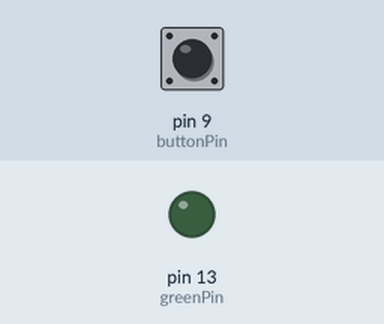
The sketch below on a simulated Arduino Uno, built with avr-gcc and run on an emulated ATmega328P. Parts: output pins drawn as LEDs (lit = HIGH). The inputs (shaded band) are chosen by the test bench; at power-on: pin 9 (buttonPin) HIGH.

Above: at 1.2 s.
1.3 s: pin 9 (buttonPin) pulled LOW for 0.15 s
At 2.2 s:
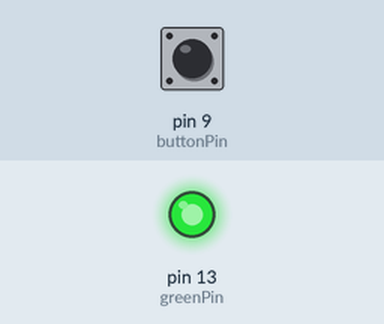
2.9 s: pin 9 (buttonPin) pulled LOW for 1 s
At 4.4 s:
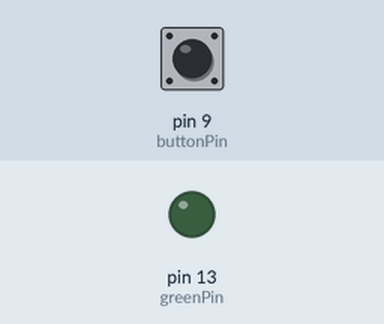
Timing chart, 0 to 5.9 s (numbered marks = the images above; inputs shaded):
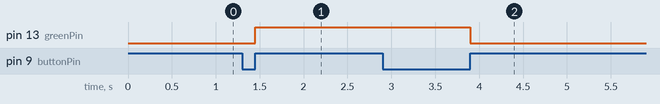

The sketch:

Interrupt.ino
```cpp
/*
 * Interrupt.ino - this sketch demonstrates how to implement a "virtual" interrupt using
 * the technique of "single step" to avoid heavy duty cycles within the loop function.
 * https://stackoverflow.com/questions/13583419/arduino-interrupt-alternatives
 *
 */


int maxPwm = 128;   // max pwm amount
int myPwm = 0;      // current pwm value
int phase = 1;      // current beat phase
int greenPin = 13;  // output led pin
int buttonPin = 9;  // input button pin
int buttonFlag = 1; // button flag for debounce

int myDir[] = {0,1,-1,1,-1}; // direction of heartbeat loop
int myDelay[] = {0,500,1000,500,3000}; // delay in microseconds of a single step

void setup()
{
   pinMode(buttonPin, INPUT); // enable button pin for input
   // it's not necessary to enable the analog output
}

void loop()
{
   if(phase>0) heartbeat(); // if phase 1 to 4 beat, else steady
   buttonRead(); // test if button has been pressed
}

// heartbeat function - each time is executed, it advances only one step
// phase 1: the led is given more and more voltage till myPwm equals to maxPwm
// phase 2: the led is given less and less voltage till myPwm equals to zero
// phase 3: the led is given more and more voltage till myPwm equals to maxPwm
// phase 4: the led is given less and less voltage till myPwm equals to zero
void heartbeat()
{
   myPwm += myDir[phase];
   analogWrite(greenPin, myPwm);
   delayMicroseconds(myDelay[phase]);
   if(myPwm==maxPwm||myPwm==0) phase = (phase%4)+1;
}

// buttonRead function - tests if the button is pressed;
// if so, forces phase 0 (no beat) and enlightens the led to the maximum pwm
// and remains in "inoperative" state till the button is released
void buttonRead()
{
   if(digitalRead(buttonPin)!=buttonFlag)   // if button status changes (pressed os released)
   {
      buttonFlag = 1 - buttonFlag; // toggle button flag value
      if(buttonFlag) // if pressed, toggle between "beat" status and "steady" status
      {
         if(phase) myPwm = maxPwm; else myPwm = 0;
         phase = phase==0;
         analogWrite(greenPin, myPwm);
      }
   }
}
```

Measured:
- after the input at 1.3 s, pin 13 (greenPin): LOW → HIGH after 0.15 s
- after the input at 2.9 s, pin 13 (greenPin): HIGH → LOW after 1.0 s
